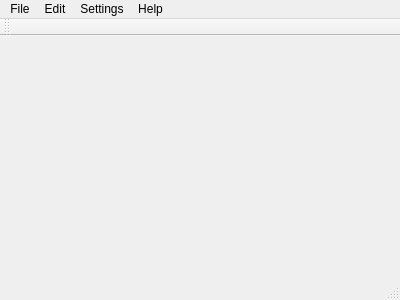
<?xml version="1.0" encoding="UTF-8"?>
<ui version="4.0">
 <class>MainWindow</class>
 <widget class="QMainWindow" name="MainWindow">
  <property name="geometry">
   <rect>
    <x>0</x>
    <y>0</y>
    <width>400</width>
    <height>300</height>
   </rect>
  </property>
  <property name="windowTitle">
   <string>MainWindow</string>
  </property>
  <widget class="QWidget" name="centralWidget"/>
  <widget class="QMenuBar" name="menuBar">
   <property name="geometry">
    <rect>
     <x>0</x>
     <y>0</y>
     <width>400</width>
     <height>19</height>
    </rect>
   </property>
   <widget class="QMenu" name="menuFile">
    <property name="title">
     <string>File</string>
    </property>
    <addaction name="actionNew"/>
    <addaction name="actionOpen"/>
    <addaction name="actionSave"/>
    <addaction name="actionSave_as"/>
    <addaction name="actionExit"/>
   </widget>
   <widget class="QMenu" name="menuEdit">
    <property name="title">
     <string>Edit</string>
    </property>
    <addaction name="actionUndo"/>
    <addaction name="actionRedo"/>
    <addaction name="actionpick_color"/>
    <addaction name="actionReset"/>
   </widget>
   <widget class="QMenu" name="menuSettings">
    <property name="title">
     <string>Settings</string>
    </property>
    <addaction name="actionset_N"/>
   </widget>
   <widget class="QMenu" name="menuHelp">
    <property name="title">
     <string>Help</string>
    </property>
    <addaction name="actionAbout"/>
   </widget>
   <addaction name="menuFile"/>
   <addaction name="menuEdit"/>
   <addaction name="menuSettings"/>
   <addaction name="menuHelp"/>
  </widget>
  <widget class="QToolBar" name="mainToolBar">
   <attribute name="toolBarArea">
    <enum>TopToolBarArea</enum>
   </attribute>
   <attribute name="toolBarBreak">
    <bool>false</bool>
   </attribute>
  </widget>
  <widget class="QStatusBar" name="statusBar"/>
  <action name="actionOpen">
   <property name="text">
    <string>Open</string>
   </property>
   <property name="shortcut">
    <string>Ctrl+O</string>
   </property>
  </action>
  <action name="actionSave_as">
   <property name="text">
    <string>Save as</string>
   </property>
   <property name="shortcut">
    <string>Ctrl+Shift+S</string>
   </property>
  </action>
  <action name="actionExit">
   <property name="text">
    <string>Exit</string>
   </property>
  </action>
  <action name="actionpick_color">
   <property name="text">
    <string>pick color</string>
   </property>
   <property name="shortcut">
    <string>Ctrl+P</string>
   </property>
  </action>
  <action name="actionReset">
   <property name="text">
    <string>Reset</string>
   </property>
   <property name="shortcut">
    <string>Ctrl+R</string>
   </property>
  </action>
  <action name="actionAbout">
   <property name="text">
    <string>About</string>
   </property>
  </action>
  <action name="actionSave">
   <property name="text">
    <string>Save</string>
   </property>
   <property name="shortcut">
    <string>Ctrl+S</string>
   </property>
  </action>
  <action name="actionUndo">
   <property name="text">
    <string>Undo</string>
   </property>
   <property name="shortcut">
    <string>Ctrl+Z</string>
   </property>
  </action>
  <action name="actionRedo">
   <property name="text">
    <string>Redo</string>
   </property>
   <property name="shortcut">
    <string>Ctrl+X</string>
   </property>
  </action>
  <action name="actionNew">
   <property name="text">
    <string>New</string>
   </property>
   <property name="shortcut">
    <string>Ctrl+N</string>
   </property>
  </action>
  <action name="actionset_N">
   <property name="text">
    <string>set N</string>
   </property>
   <property name="shortcut">
    <string>Ctrl+K</string>
   </property>
  </action>
 </widget>
 <layoutdefault spacing="6" margin="11"/>
 <resources/>
 <connections/>
</ui>
